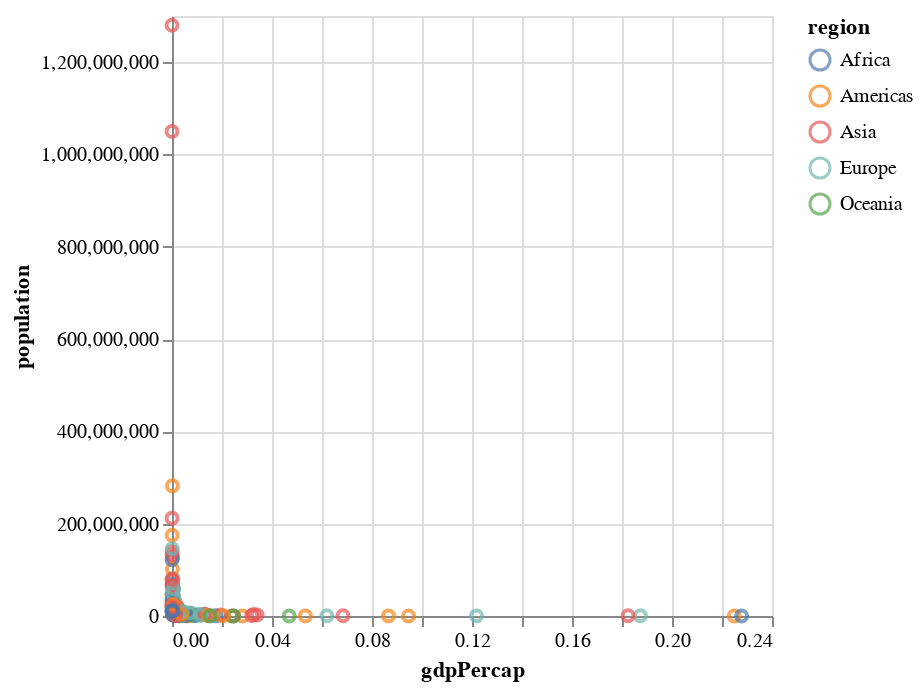

The notebook cell saved with this chart:
### Markdown cell above
Exercise 2: Basic Scatter Plot Create a scatter plot showing the relationship between population (population) and GDP per capita (gdpPercap).

### Code cell
#2
datacopy = data2000.copy()
datacopy["gdpPercap"] = datacopy["income"] / datacopy["population"]

alt.Chart(datacopy).mark_point().encode(
    x = "gdpPercap:Q",
    y = "population:Q",
    color = 'region:N',
)

### Figure 1 — Vega-Lite specification as saved in the notebook (floating-point values rounded to 4 significant figures; data arrays with more than 128 entries replaced by an {"elided": "..."} marker saying what was removed)
{"config": {"view": {"continuousWidth": 300, "continuousHeight": 300}}, "data": {"name": "data-e74b6e0c8f981004748a00649a768855"}, "mark": {"type": "point"}, "encoding": {"color": {"field": "region", "type": "nominal"}, "x": {"field": "gdpPercap", "type": "quantitative"}, "y": {"field": "population", "type": "quantitative"}}, "$schema": "https://vega.github.io/schema/vega-lite/v5.20.1.json", "datasets": {"data-e74b6e0c8f981004748a00649a768855": {"elided": "178 records"}}}
